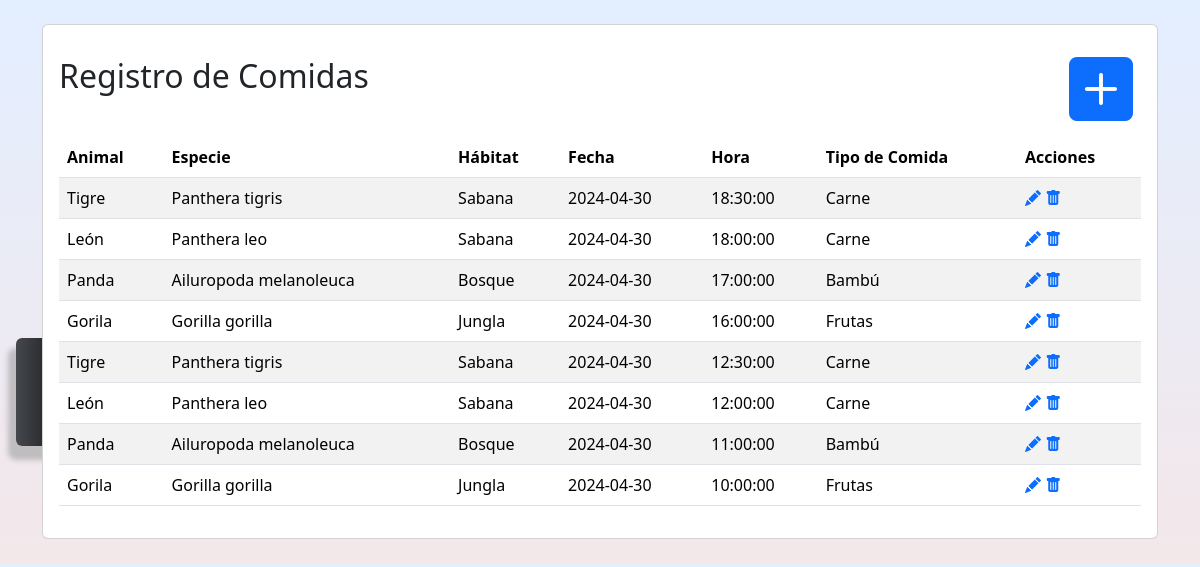
The page / on the database its author committed.
### tables this page shows
CREATE TABLE Comidas ( 
    id INT PRIMARY KEY AUTO_INCREMENT, 
    animal_id INT, 
    fecha DATE, 
    hora TIME, 
    tipo VARCHAR(255), 
    FOREIGN KEY (animal_id) REFERENCES Animales(id) 
    );

CREATE TABLE Animales ( 
    id INT PRIMARY KEY AUTO_INCREMENT, 
    nombre VARCHAR(255), 
    especie VARCHAR(255), 
    habitat_id INT, 
    FOREIGN KEY (habitat_id) REFERENCES Habitats(id) 
);

CREATE TABLE Habitats ( 
    id INT PRIMARY KEY AUTO_INCREMENT, 
    nombre VARCHAR(255) 
);

### index.php (the view, shortened to what this page needs)
<!DOCTYPE html>
<html lang="es">
<head>
    <link rel="stylesheet" href="css/custom.css">
    <link href="https://cdn.jsdelivr.net/npm/bootstrap@5.3.3/dist/css/bootstrap.min.css" rel="stylesheet">
    <link rel="stylesheet" href="https://cdn.jsdelivr.net/npm/bootstrap-icons@1.11.3/font/bootstrap-icons.min.css">
</head>
<body class="hm-gradient">
    <div class="vh-100 d-flex align-items-center position-fixed start-0 top-0" role="navigation">
        <div class="p-2">
            <div id="mainNav">
                <ul class="list-unstyled rounded ms-2">
                    <li><a class="vlink rounded border-0" href="#"><i class="bi bi-house-door-fill"></i> <span>Inicio</span></a></li>
                    <li><a class="vlink rounded" href="insertar.php"><i class="bi bi-plus-square-fill"></i> <span>Insertar</span></a></li>
                </ul>
            </div>
        </div>
    </div>
    <main>
        <div class="container mt-4">
            <div class="card mb-4">
                <div class="card-body">
                    <div class="row">
                        <div class="col-md-6">
                            <h2 class="pt-3 pb-4 font-bold font-up">Registro de Comidas</h2>
                        </div>
                        <div class="col-md-6 text-md-end">
                            <a href="insertar.php" style="font-size: 4rem;">
                                <i class="bi bi-plus-square-fill me-2"></i>
                            </a>
                        </div>
                    </div>
                    <?php
                    $conn = new mysqli('localhost', 'root', '', 'zoo');
                    $sql = "SELECT c.id AS id, a.nombre AS animal, a.especie, h.nombre AS habitat, c.fecha, c.hora, c.tipo
                        FROM Comidas c
                        INNER JOIN Animales a ON c.animal_id = a.id
                        INNER JOIN Habitats h ON a.habitat_id = h.id
                        ORDER BY c.fecha DESC, c.hora DESC";
                    $result = $conn->query($sql);
                    if ($result->num_rows > 0) {
                        echo '<table class="table table-striped table-hover">
                            <thead>
                                <tr>
                                    <th>Animal</th>
                                    <th>Especie</th>
                                    <th>Hábitat</th>
                                    <th>Fecha</th>
                                    <th>Hora</th>
                                    <th>Tipo de Comida</th>
                                    <th>Acciones</th>
                                </tr>
                            </thead>
                            <tbody>';
                        while ($row = $result->fetch_assoc()) {
                            echo '<tr>
                                <td>' . $row['animal'] . '</td>
                                <td>' . $row['especie'] . '</td>
                                <td>' . $row['habitat'] . '</td>
                                <td>' . $row['fecha'] . '</td>
                                <td>' . $row['hora'] . '</td>
                                <td>' . $row['tipo'] . '</td>
                                <td>
                                    <a href="actualizar.php?id=' . $row['id'] . '"><i class="bi bi-pencil-fill"></i></a>
                                    <a href="#" onclick="confirmDelete(' . $row['id'] . ')"><i class="bi bi-trash-fill"></i></a>
                                </td>
                            </tr>';
                        }
                        echo '</tbody></table>';
                    } else {
                        echo '<p>No se encontraron registros de comidas.</p>';
                    }
                    ?>
                </div>
            </div>
        </div>
    </main>
</body>
</html>

### css/custom.css (style rules this page uses)
.hm-gradient { background-image: linear-gradient(to top, #f3e7e9 0%, #e3eeff 99%, #e3eeff 100%); }
a.vlink { color: #efefef; position: relative; height: 54px; width: 72px; text-align: center; line-height: 54px; display: block; font-size: 1.2rem; }
ul { background: rgb(69, 72, 77); background: -moz-linear-gradient(left, rgba(69, 72, 77, 1) 0%, rgba(0, 0, 0, 1) 100%); background: -webkit-linear-gradient(left, rgba(69, 72, 77, 1) 0%, rgba(0, 0, 0, 1) 100%); background: linear-gradient(to right, rgba(69, 72, 77, 1) 0%, rgba(0, 0, 0, 1) 100%); filter: progid:DXImageTransform.Microsoft.gradient(startColorstr='#45484d', endColorstr='#000000', GradientType=1); box-shadow: -6px 12px 5px 2px rgba(145, 145, 145, 0.5) }

### rows shown on the page
comidas: animal.nombre "Tigre", animal.especie "Panthera tigris", habitats.nombre "Sabana", fecha "2024-04-30", hora "18:30:00", tipo "Carne"
comidas: animal.nombre "León", animal.especie "Panthera leo", habitats.nombre "Sabana", fecha "2024-04-30", hora "18:00:00", tipo "Carne"
comidas: animal.nombre "Panda", animal.especie "Ailuropoda melanoleuca", habitats.nombre "Bosque", fecha "2024-04-30", hora "17:00:00", tipo "Bambú"
comidas: animal.nombre "Gorila", animal.especie "Gorilla gorilla", habitats.nombre "Jungla", fecha "2024-04-30", hora "16:00:00", tipo "Frutas"
comidas: animal.nombre "Tigre", animal.especie "Panthera tigris", habitats.nombre "Sabana", fecha "2024-04-30", hora "12:30:00", tipo "Carne"
comidas: animal.nombre "León", animal.especie "Panthera leo", habitats.nombre "Sabana", fecha "2024-04-30", hora "12:00:00", tipo "Carne"
comidas: animal.nombre "Panda", animal.especie "Ailuropoda melanoleuca", habitats.nombre "Bosque", fecha "2024-04-30", hora "11:00:00", tipo "Bambú"
comidas: animal.nombre "Gorila", animal.especie "Gorilla gorilla", habitats.nombre "Jungla", fecha "2024-04-30", hora "10:00:00", tipo "Frutas"
